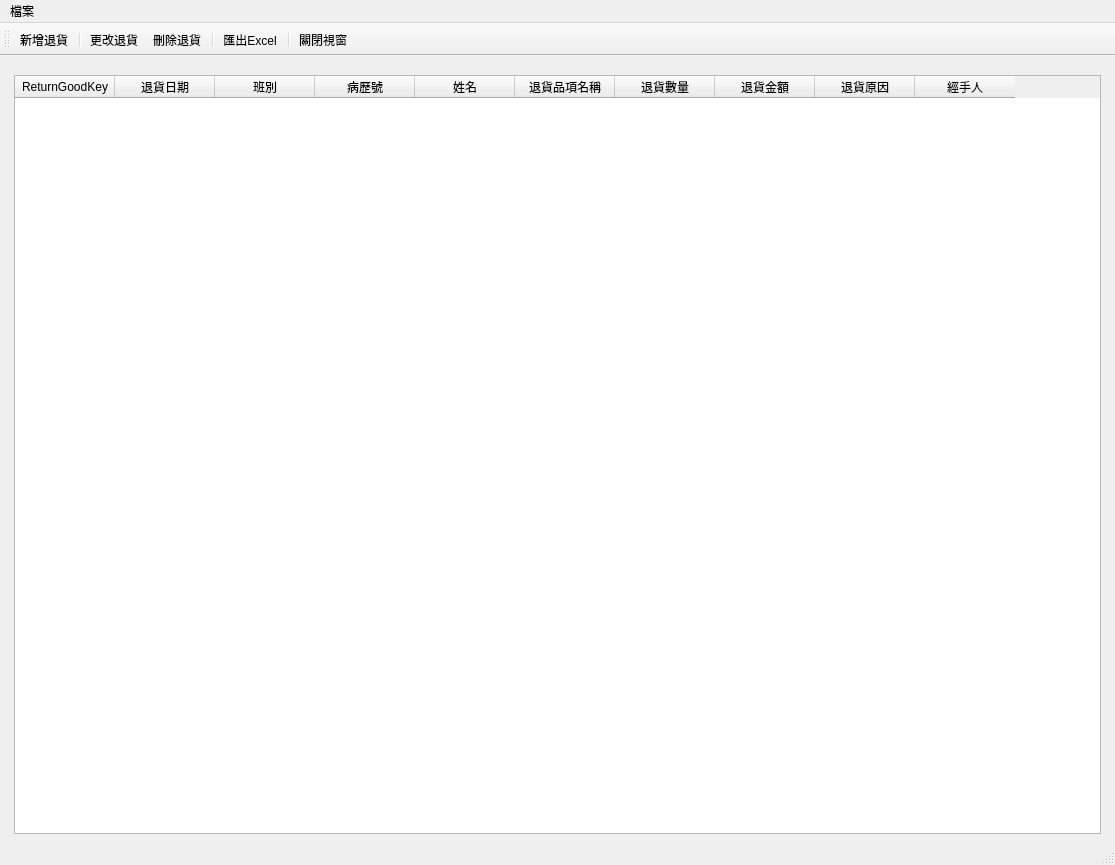
<?xml version="1.0" encoding="UTF-8"?>
<ui version="4.0">
 <class>WindowReturnGoods</class>
 <widget class="QMainWindow" name="WindowReturnGoods">
  <property name="geometry">
   <rect>
    <x>0</x>
    <y>0</y>
    <width>1115</width>
    <height>865</height>
   </rect>
  </property>
  <property name="windowTitle">
   <string>退貨作業</string>
  </property>
  <widget class="QWidget" name="centralwidget">
   <layout class="QHBoxLayout" name="horizontalLayout">
    <item>
     <layout class="QVBoxLayout" name="verticalLayout">
      <property name="leftMargin">
       <number>5</number>
      </property>
      <property name="topMargin">
       <number>10</number>
      </property>
      <property name="rightMargin">
       <number>5</number>
      </property>
      <item>
       <widget class="QTableWidget" name="tableWidget_return_goods">
        <property name="editTriggers">
         <set>QAbstractItemView::NoEditTriggers</set>
        </property>
        <property name="selectionMode">
         <enum>QAbstractItemView::SingleSelection</enum>
        </property>
        <property name="selectionBehavior">
         <enum>QAbstractItemView::SelectRows</enum>
        </property>
        <column>
         <property name="text">
          <string>ReturnGoodKey</string>
         </property>
        </column>
        <column>
         <property name="text">
          <string>退貨日期</string>
         </property>
        </column>
        <column>
         <property name="text">
          <string>班別</string>
         </property>
        </column>
        <column>
         <property name="text">
          <string>病歷號</string>
         </property>
        </column>
        <column>
         <property name="text">
          <string>姓名</string>
         </property>
        </column>
        <column>
         <property name="text">
          <string>退貨品項名稱</string>
         </property>
        </column>
        <column>
         <property name="text">
          <string>退貨數量</string>
         </property>
        </column>
        <column>
         <property name="text">
          <string>退貨金額</string>
         </property>
        </column>
        <column>
         <property name="text">
          <string>退貨原因</string>
         </property>
        </column>
        <column>
         <property name="text">
          <string>經手人</string>
         </property>
        </column>
       </widget>
      </item>
     </layout>
    </item>
   </layout>
  </widget>
  <widget class="QStatusBar" name="statusbar"/>
  <widget class="QToolBar" name="toolBar">
   <property name="windowTitle">
    <string>toolBar</string>
   </property>
   <property name="toolButtonStyle">
    <enum>Qt::ToolButtonTextUnderIcon</enum>
   </property>
   <attribute name="toolBarArea">
    <enum>TopToolBarArea</enum>
   </attribute>
   <attribute name="toolBarBreak">
    <bool>false</bool>
   </attribute>
   <addaction name="action_return_goods"/>
   <addaction name="separator"/>
   <addaction name="action_modify_return_goods"/>
   <addaction name="action_remove_return_goods"/>
   <addaction name="separator"/>
   <addaction name="action_export_to_excel"/>
   <addaction name="separator"/>
   <addaction name="action_close"/>
  </widget>
  <widget class="QMenuBar" name="menubar">
   <property name="geometry">
    <rect>
     <x>0</x>
     <y>0</y>
     <width>1115</width>
     <height>32</height>
    </rect>
   </property>
   <widget class="QMenu" name="menu">
    <property name="title">
     <string>檔案</string>
    </property>
   </widget>
   <addaction name="menu"/>
  </widget>
  <action name="action_return_goods">
   <property name="icon">
    <iconset>
     <normaloff>../icons/document-new.svg</normaloff>../icons/document-new.svg</iconset>
   </property>
   <property name="text">
    <string>新增退貨</string>
   </property>
   <property name="toolTip">
    <string>新增退貨</string>
   </property>
  </action>
  <action name="action_close">
   <property name="icon">
    <iconset>
     <normaloff>../icons/application-exit.svg</normaloff>../icons/application-exit.svg</iconset>
   </property>
   <property name="text">
    <string>關閉視窗</string>
   </property>
  </action>
  <action name="action_remove_return_goods">
   <property name="icon">
    <iconset>
     <normaloff>../icons/cancel.svg</normaloff>../icons/cancel.svg</iconset>
   </property>
   <property name="text">
    <string>刪除退貨</string>
   </property>
   <property name="toolTip">
    <string>刪除退貨</string>
   </property>
  </action>
  <action name="action_modify_return_goods">
   <property name="icon">
    <iconset>
     <normaloff>../icons/gtk-edit.svg</normaloff>../icons/gtk-edit.svg</iconset>
   </property>
   <property name="text">
    <string>更改退貨</string>
   </property>
   <property name="toolTip">
    <string>更改退貨</string>
   </property>
  </action>
  <action name="action_export_to_excel">
   <property name="icon">
    <iconset>
     <normaloff>../icons/document-export.svg</normaloff>../icons/document-export.svg</iconset>
   </property>
   <property name="text">
    <string>匯出Excel</string>
   </property>
   <property name="toolTip">
    <string>匯出Excel</string>
   </property>
  </action>
 </widget>
 <resources/>
 <connections/>
</ui>
